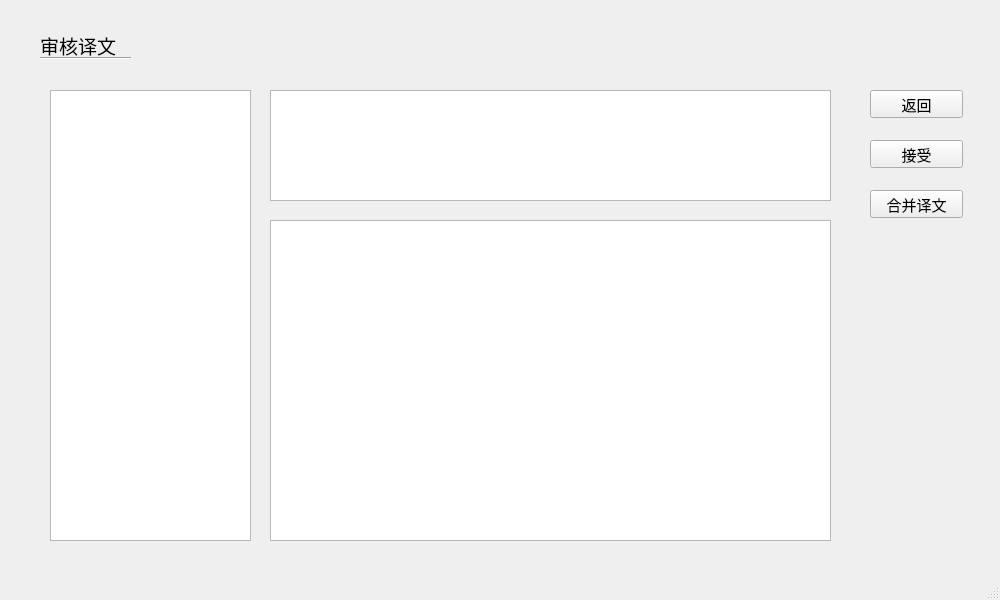
<?xml version="1.0" encoding="UTF-8"?>
<ui version="4.0">
 <class>CheckTranslation</class>
 <widget class="QMainWindow" name="CheckTranslation">
  <property name="geometry">
   <rect>
    <x>0</x>
    <y>0</y>
    <width>1000</width>
    <height>600</height>
   </rect>
  </property>
  <property name="windowTitle">
   <string>MainWindow</string>
  </property>
  <widget class="QWidget" name="centralwidget">
   <widget class="QTableWidget" name="feedbackTable">
    <property name="geometry">
     <rect>
      <x>270</x>
      <y>220</y>
      <width>561</width>
      <height>321</height>
     </rect>
    </property>
   </widget>
   <widget class="QLabel" name="label">
    <property name="geometry">
     <rect>
      <x>40</x>
      <y>30</y>
      <width>101</width>
      <height>31</height>
     </rect>
    </property>
    <property name="font">
     <font>
      <pointsize>14</pointsize>
     </font>
    </property>
    <property name="text">
     <string>审核译文</string>
    </property>
   </widget>
   <widget class="QPlainTextEdit" name="srcSubText">
    <property name="geometry">
     <rect>
      <x>270</x>
      <y>90</y>
      <width>561</width>
      <height>111</height>
     </rect>
    </property>
   </widget>
   <widget class="Line" name="line">
    <property name="geometry">
     <rect>
      <x>40</x>
      <y>50</y>
      <width>91</width>
      <height>16</height>
     </rect>
    </property>
    <property name="orientation">
     <enum>Qt::Horizontal</enum>
    </property>
   </widget>
   <widget class="QPushButton" name="accept">
    <property name="geometry">
     <rect>
      <x>870</x>
      <y>140</y>
      <width>93</width>
      <height>28</height>
     </rect>
    </property>
    <property name="font">
     <font>
      <pointsize>11</pointsize>
     </font>
    </property>
    <property name="text">
     <string>接受</string>
    </property>
   </widget>
   <widget class="QPushButton" name="return_2">
    <property name="geometry">
     <rect>
      <x>870</x>
      <y>90</y>
      <width>93</width>
      <height>28</height>
     </rect>
    </property>
    <property name="font">
     <font>
      <pointsize>11</pointsize>
     </font>
    </property>
    <property name="text">
     <string>返回</string>
    </property>
   </widget>
   <widget class="QTableWidget" name="translators">
    <property name="geometry">
     <rect>
      <x>50</x>
      <y>90</y>
      <width>201</width>
      <height>451</height>
     </rect>
    </property>
   </widget>
   <widget class="QPushButton" name="complete">
    <property name="geometry">
     <rect>
      <x>870</x>
      <y>190</y>
      <width>93</width>
      <height>28</height>
     </rect>
    </property>
    <property name="font">
     <font>
      <pointsize>11</pointsize>
     </font>
    </property>
    <property name="text">
     <string>合并译文</string>
    </property>
   </widget>
  </widget>
  <widget class="QMenuBar" name="menubar">
   <property name="geometry">
    <rect>
     <x>0</x>
     <y>0</y>
     <width>1000</width>
     <height>26</height>
    </rect>
   </property>
  </widget>
  <widget class="QStatusBar" name="statusbar"/>
 </widget>
 <resources/>
 <connections/>
</ui>
